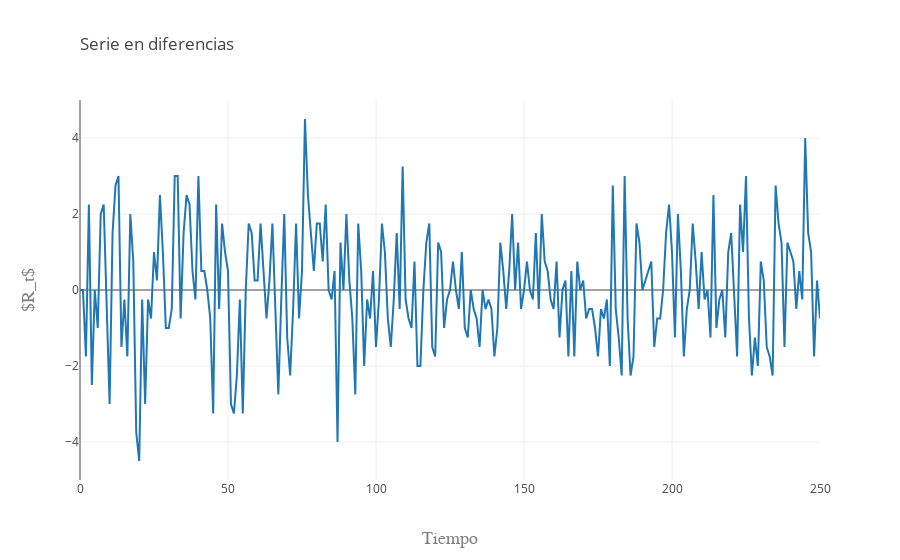

The notebook cell saved with this chart:
### Markdown cell above
**Gráfica de la diferencia**

### Code cell
trace1 = go.Scatter(
    y = R,
    x = np.arange(N),
    name = '$R_t$'
)

data = [trace1]
layout = go.Layout(
    title=go.layout.Title(
        text='Serie en diferencias',
        xref='paper',
        x=0
    ),
    xaxis=go.layout.XAxis(
        title=go.layout.xaxis.Title(
            text='Tiempo',
            font=dict(
                family='Arial',
                size=18,
                color='#7f7f7f'
            )
        )
    ),
    yaxis=go.layout.YAxis(
        title=go.layout.yaxis.Title(
            text='$R_t$',
            font=dict(
                family='Arial',
                size=18,
                color='#7f7f7f'
            )
        )
    )
)
fig = go.Figure(data=data, layout=layout)
py.iplot(fig, filename='Retornos')

### Figure 1 — Plotly figure (JSON) as saved in the notebook; plotly's stock layout.template omitted (floating-point values rounded to 4 significant figures; data arrays with more than 128 entries replaced by an {"elided": "..."} marker saying what was removed)
{"data": [{"name": "$R_t$", "type": "scatter", "uid": "da8ea0e3-a2ed-432d-9957-89a8598c24f8", "x": {"elided": "252 int values"}, "y": {"elided": "251 float values"}}], "layout": {"autosize": true, "title": {"text": "Serie en diferencias", "x": 0, "xref": "paper"}, "xaxis": {"autorange": true, "range": [0, 250], "title": {"font": {"color": "#7f7f7f", "family": "Arial", "size": 18}, "text": "Tiempo"}, "type": "linear"}, "yaxis": {"autorange": true, "range": [-5, 5], "title": {"font": {"color": "#7f7f7f", "family": "Arial", "size": 18}, "text": "$R_t$"}, "type": "linear"}}}
